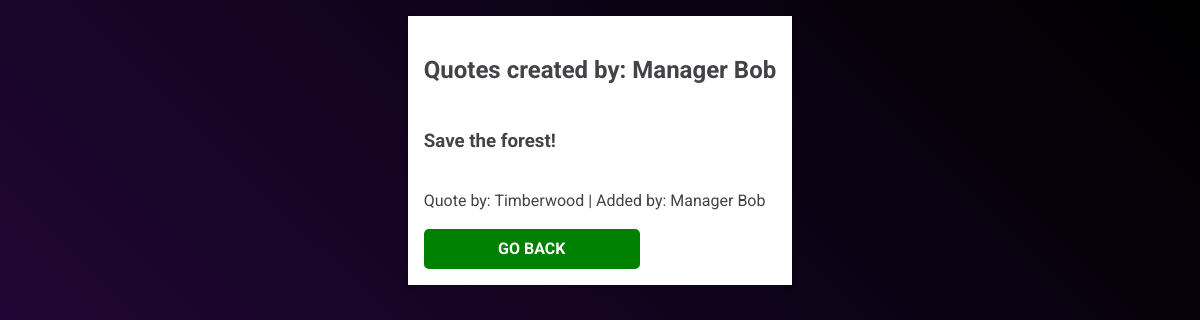
Screenshot of /posted_by/4 (signed in) with the database file from the repository.
### beltApp/models.py (models this page shows)
class User(models.Model):
    name = models.CharField(max_length=255)
    email = models.CharField(max_length=255)
    password = models.CharField(max_length=255, null = True)
    created_at = models.DateTimeField(auto_now_add=True)
    updated_at = models.DateTimeField(auto_now=True)
    objects = userManager()

class Quote(models.Model):
    author = models.CharField(max_length=255)
    quote = models.TextField()
    posted_by = models.ForeignKey(User, related_name="posted_quotes", on_delete=models.CASCADE)
    favorite = models.ManyToManyField(User, related_name="favorite_quote")
    created_at = models.DateTimeField(auto_now_add=True)
    updated_at = models.DateTimeField(auto_now=True)
    objects = quoteManager()

### beltApp/views.py (the view)
# urls.py: path('posted_by/<idItem>', views.posted_by),
def posted_by(request, idItem):
    if 'userID' in request.session:
        context = {
            'usertoshow' : User.objects.get(id=idItem).name,
            'quotes_created_by_user': Quote.objects.filter(posted_by = User.objects.get(id=idItem)),
        }
        return render(request, 'posted_by.html', context)
    return redirect ('/')

### beltApp/templates/posted_by.html (shortened to what this page needs)
<!DOCTYPE html>
<html lang="en">
<head>
    {% load static %}
    <link rel="stylesheet" href="{% static 'css/style.css' %}">
</head>
<body>
    <div class="quote-container">
        <div class="col">
            <h2 class="header"> Quotes created by: {{ usertoshow}} </h2>
            {% for quotes_iterator in quotes_created_by_user %}
                <h3>{{ quotes_iterator.quote }}</h3>
                <p>Quote by: {{ quotes_iterator.author }} | Added by: {{ quotes_iterator.posted_by.name }} </p>
            {% endfor %}
            <a href="/success" class="btn btn-green">GO BACK</a>
        </div>
    </div>
</body>
</html>

### beltApp/static/css/style.css (style rules this page uses)
*::before, *::after { box-sizing: border-box; margin: 0; padding: 0; }
body { background: linear-gradient(225deg, #000000, #2a0845); margin: 0; padding: 0; font-size: 1em; height: 100vh; line-height: 1.5; font-family: "Roboto", sans-serif; }
a { width: 200px; text-align: center; text-decoration: none; color: red; font-weight: bold; }
.header { text-align: center; }
.col { color: #424346; padding: 1rem; background: #fff; box-shadow: 0 1px 6px rgba(0, 0, 0, 0.1); }
.quote-container { display: flex; flex-direction: row; justify-content: center; max-width: 90%; margin: auto; }
.quote-container .col { display: flex; flex-direction: column; margin: 1em; }
.btn { cursor: pointer; border: 0; color: white; border-radius: 5px; padding: .5rem .5rem; font-weight: bold; text-decoration: none; }
.btn-green { background-color: green; }

### rows the page displays
User: name "Manager Bob"
Quote: quote "Save the forest!", author "Timberwood", posted_by.name "Manager Bob"
